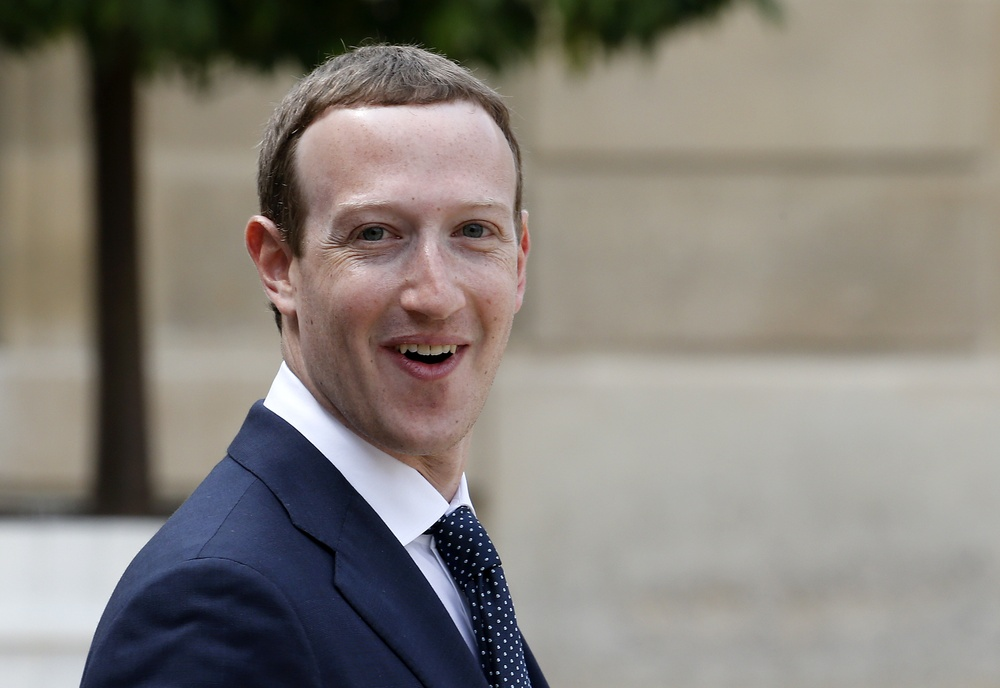
#> input picture Digital Image Processing/OpenCV/gallery/face0.jpg, 1000 x 688 px, shrunk from 2900 x 1994 before the run; its folder holds only this picture in this run
$ python imgIO.py
#> lines starting #> are read from the running program, lines starting #| are printed output that depends on the picture
import cv2
import numpy as np
from glob import glob


img = cv2.imread(*glob("./gallery/face0*"))
#> img is the input picture: shape (688, 1000, 3); mean B, G, R 121.9, 128.5, 133.9
height, width, channels = img.shape
#> height = 688; width = 1000; channels = 3
b, g, r = cv2.split(img)    # splits each color channel matrix
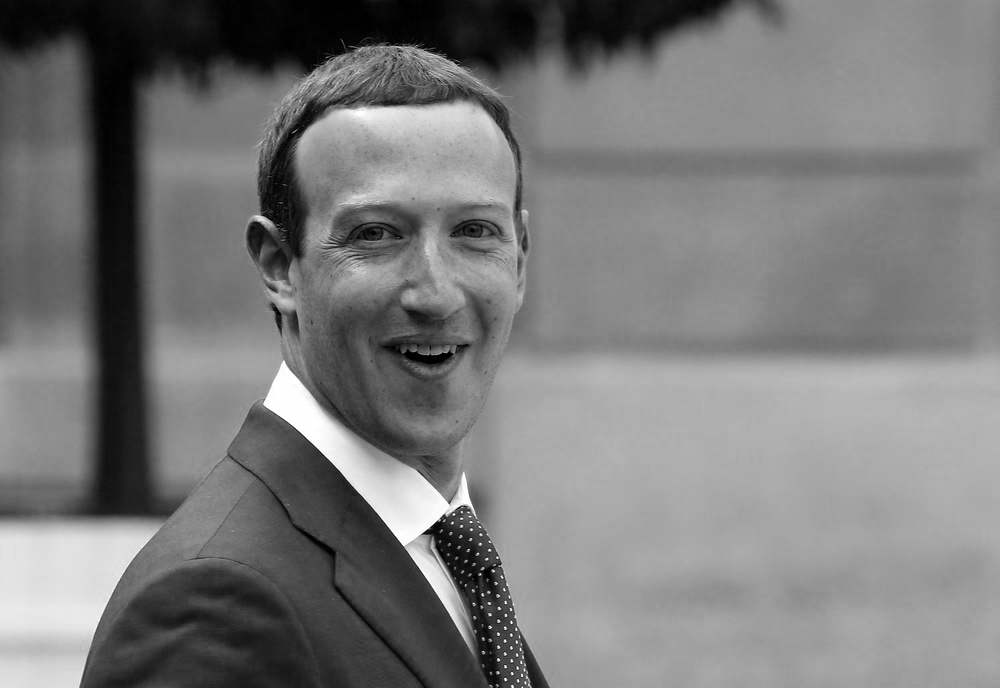
#> b: shape (688, 1000); min 0, max 255, mean 121.9
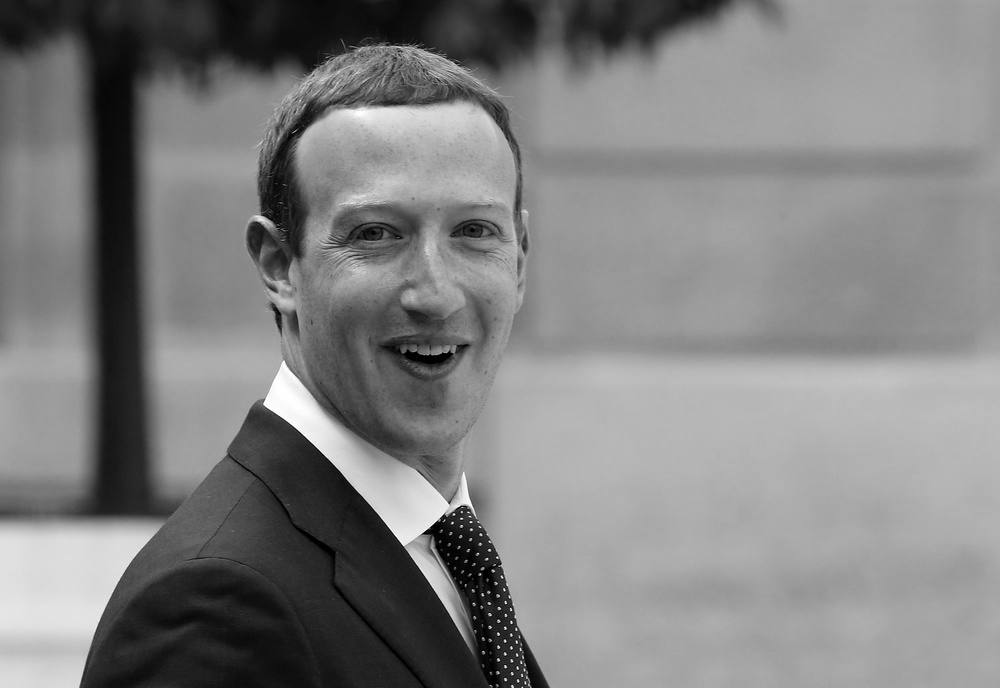
#> g: shape (688, 1000); min 0, max 255, mean 128.5
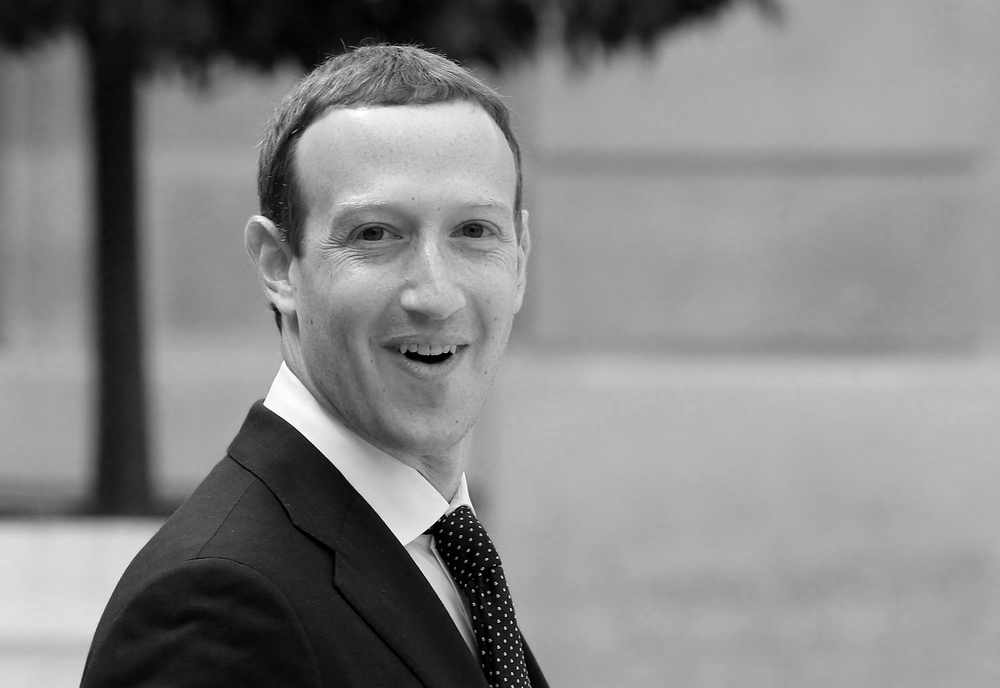
#> r: shape (688, 1000); min 0, max 255, mean 133.9
# empty array of triple width of img source
bgr_split = np.empty((height, 3*width, 3), dtype="uint8")
# cloning blue channel three times and pasted in the first third
bgr_split[:, 0:width] = cv2.merge([b, b, b])  # pastes a shape of (1994, 2900, 3)
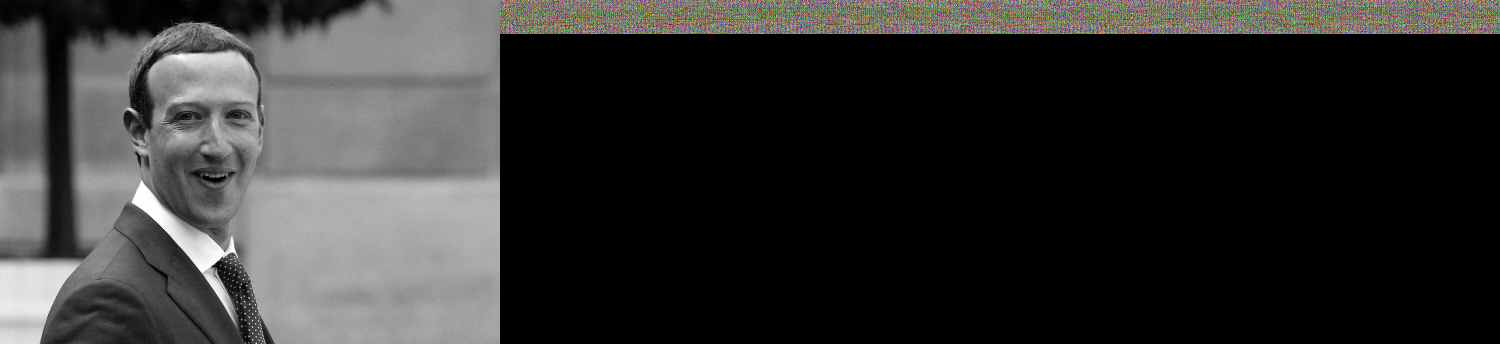
#> bgr_split: shape (688, 3000, 3) (shown at 1/2 size); mean of channels 0, 1, 2 48.7, 48.7, 48.7; drawn as B, G, R
# cloning green channel three times and pasted in the first third
bgr_split[:, width: width*2] = cv2.merge([g, g, g])   # pastes a shape of (1994, 2900, 3)
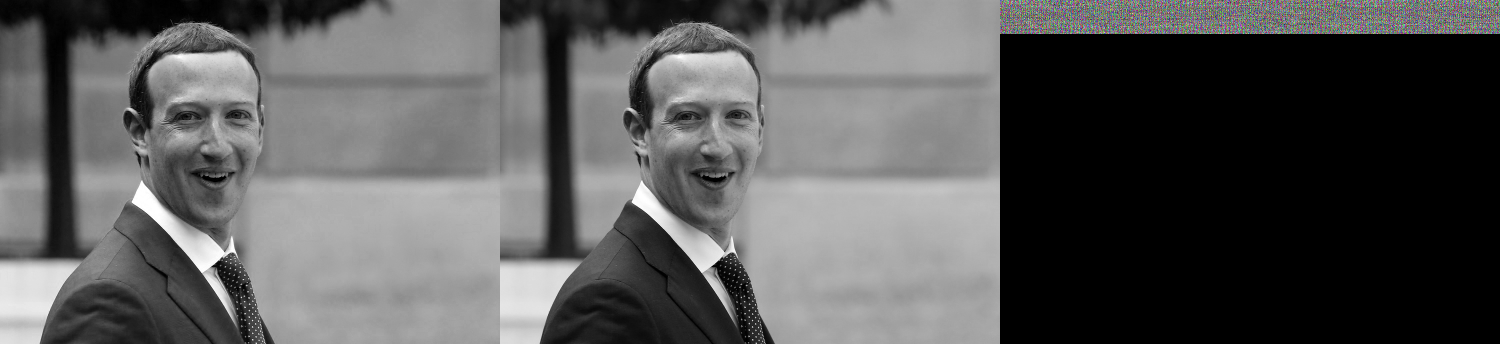
#> bgr_split: shape (688, 3000, 3) (shown at 1/2 size); mean of channels 0, 1, 2 87.5, 87.5, 87.5; drawn as B, G, R
# cloning red channel three times and pasted in the first third
bgr_split[:, width*2:] = cv2.merge([r, r, r])   # pastes a shape of (1994, 2900, 3)
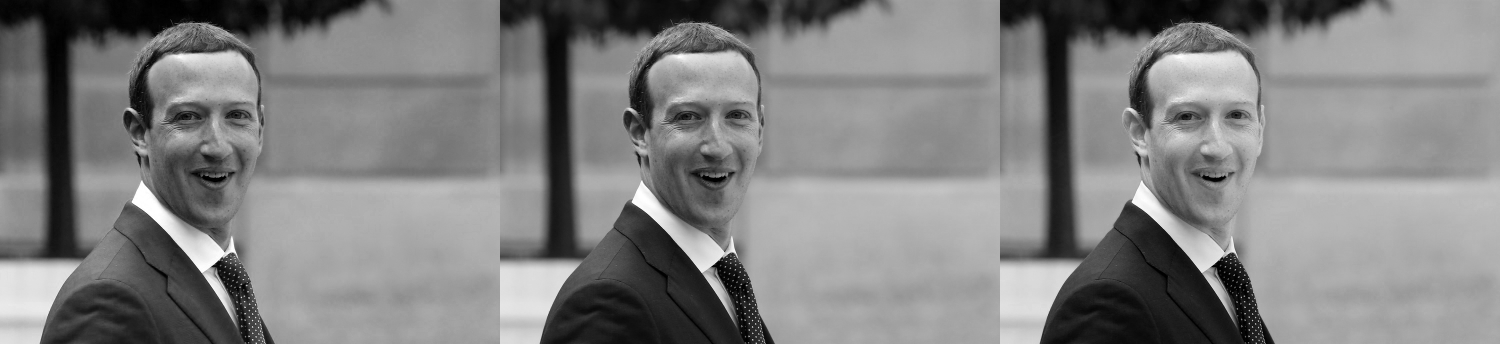
#> bgr_split: shape (688, 3000, 3) (shown at 1/2 size); min 0, max 255, mean 128.1

hsv_split = cv2.cvtColor(img, cv2.COLOR_BGR2HSV)    # converting BGR to HSV color
#> hsv_split: shape (688, 1000, 3); mean H, S, V 38.7, 55.9, 138.7
# concatenate splitted channels side by side
hsv_split = np.concatenate([*cv2.split(hsv_split)], axis=1)
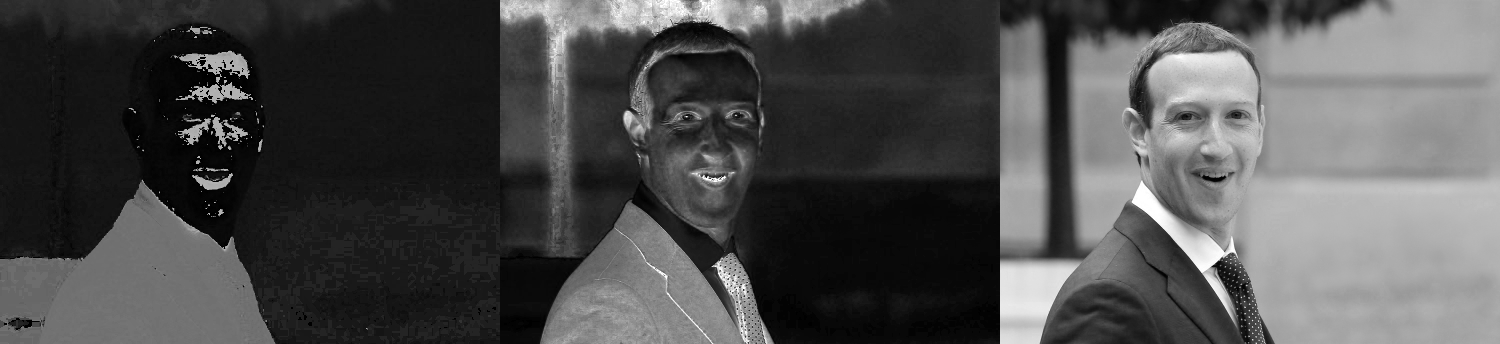
#> hsv_split: shape (688, 3000) (shown at 1/2 size); min 0, max 255, mean 77.8

# creates image container window to control later
cv2.namedWindow("Image", cv2.WINDOW_NORMAL)
cv2.namedWindow("BGR", cv2.WINDOW_NORMAL)
cv2.namedWindow("HSV", cv2.WINDOW_NORMAL)
# moves the window contour to certain locations
cv2.moveWindow("Image", 1000, 100)
cv2.moveWindow("BGR", 0, 100)
cv2.moveWindow("HSV", 500, 500)
# display the image
cv2.imshow("Image", img)
cv2.imshow("BGR", bgr_split)
cv2.imshow("HSV", hsv_split)

cv2.waitKey(0)
cv2.destroyAllWindows()
cv2.imwrite("testImg.png", img)
